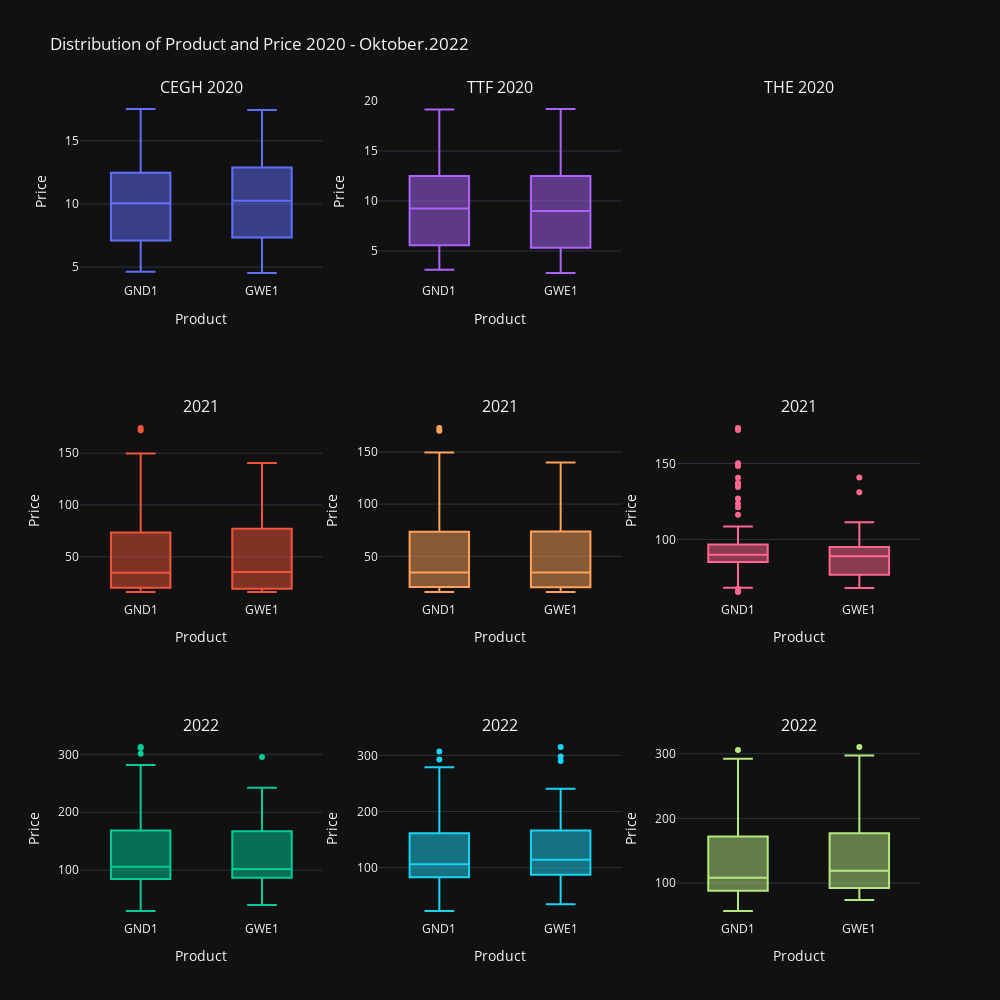

The notebook cell this image was saved under:
### Markdown cell above
The price range from 2020 to 2021 almost ten-folded and again doubeled in 2022. In 2021 THE opened so its not a surprise that prices fluctuated here.
Interestingly medians for 2021 and 2022 were in the lower side - suggesting a price increase for only some parts of the year. We must also consider weather different producttypes had differend spreads

### Code cell
fig = make_subplots(rows=3, cols=3,
                    #specs=[[{}, {}],
                    #[{"colspan": 1}, None]],
                    subplot_titles=("CEGH 2020","TTF 2020","THE 2020", "2021","2021","2021","2022","2022","2022"))

fig.add_trace(
    go.Box( x=cegh_2020['Product'],
            y=cegh_2020[['Open Price','High Price','Low Price','Last Price']].mean(axis= 1),
            ),
    row=1, col=1
)
fig.add_trace(
    go.Box( x=cegh_2021['Product'],
            y=cegh_2021[['Open Price','High Price','Low Price','Last Price']].mean(axis= 1),
            ),
    row=2, col=1
)
fig.add_trace(
    go.Box( x=cegh_2022['Product'],
            y=cegh_2022[['Open Price','High Price','Low Price','Last Price']].mean(axis= 1),
            ),
    row=3, col=1
)

fig.add_trace(
    go.Box( x=ttf_2020['Product'],
            y=ttf_2020[['Open Price','High Price','Low Price','Last Price']].mean(axis= 1),
            ),
    row=1, col=2
)
fig.add_trace(
    go.Box( x=ttf_2021['Product'],
            y=ttf_2021[['Open Price','High Price','Low Price','Last Price']].mean(axis= 1),
            ),
    row=2, col=2
)
fig.add_trace(
    go.Box( x=ttf_2022['Product'],
            y=ttf_2022[['Open Price','High Price','Low Price','Last Price']].mean(axis= 1),
            ),
    row=3, col=2
)


fig.add_trace(
    go.Box( x=the_2021['Product'],
            y=the_2021[['Open Price','High Price','Low Price','Last Price']].mean(axis= 1),
            ),
    row=2, col=3
)
fig.add_trace(
    go.Box( x=the_2022['Product'],
            y=the_2022[['Open Price','High Price','Low Price','Last Price']].mean(axis= 1),
            ),
    row=3, col=3
)
fig.update_layout(
    autosize=False,
    width=1000,
    height=1000,
    showlegend=False,
    title_text="Distribution of Product and Price 2020 - Oktober.2022")

#name the first axis
fig['layout']['yaxis']['title']='Price'
fig['layout']['xaxis']['title']='Product'
#name the others starting with 2
for i in range(2,10):
    fig['layout'][f'yaxis{i}']['title']='Price'
    fig['layout'][f'xaxis{i}']['title']='Product'
fig.show()

### Figure 1 — Plotly figure (JSON) as saved in the notebook; plotly's stock layout.template omitted (floating-point values rounded to 4 significant figures; data arrays with more than 128 entries replaced by an {"elided": "..."} marker saying what was removed)
{"data": [{"x": {"elided": "465 str values"}, "y": {"elided": "465 float values"}, "type": "box", "xaxis": "x", "yaxis": "y"}, {"x": {"elided": "439 str values"}, "y": {"elided": "439 float values"}, "type": "box", "xaxis": "x4", "yaxis": "y4"}, {"x": {"elided": "427 str values"}, "y": {"elided": "427 float values"}, "type": "box", "xaxis": "x7", "yaxis": "y7"}, {"x": {"elided": "463 str values"}, "y": {"elided": "463 float values"}, "type": "box", "xaxis": "x2", "yaxis": "y2"}, {"x": {"elided": "442 str values"}, "y": {"elided": "442 float values"}, "type": "box", "xaxis": "x5", "yaxis": "y5"}, {"x": {"elided": "457 str values"}, "y": {"elided": "457 float values"}, "type": "box", "xaxis": "x8", "yaxis": "y8"}, {"x": ["GND1", "GWE1", "GND1", "GWE1", "GND1", "GND1", "GND1", "GND1", "GND1", "GND1", "GWE1", "GND1", "GWE1", "GND1", "GND1", "GND1", "GND1", "GND1", "GND1", "GWE1", "GND1", "GWE1", "GND1", "GND1", "GND1", "GND1", "GND1", "GND1", "GWE1", "GND1", "GWE1", "GND1", "GND1", "GND1", "GND1", "GND1", "GND1", "GWE1", "GND1", "GWE1", "GND1", "GND1", "GND1", "GND1", "GND1", "GND1", "GWE1", "GND1", "GWE1", "GND1", "GND1", "GND1", "GND1", "GND1", "GND1", "GWE1", "GND1", "GWE1", "GND1", "GND1", "GND1", "GND1", "GND1", "GND1", "GWE1", "GND1", "GWE1", "GND1", "GND1", "GND1", "GND1", "GND1", "GND1", "GWE1", "GND1", "GWE1", "GND1", "GND1", "GND1", "GND1", "GND1", "GND1", "GWE1", "GND1", "GWE1", "GND1", "GND1", "GND1", "GND1", "GND1", "GND1", "GWE1", "GND1", "GWE1", "GND1", "GND1", "GND1", "GND1", "GND1", "GND1", "GWE1", "GND1", "GWE1", "GND1", "GND1", "GND1", "GND1", "GND1", "GND1", "GWE1", "GND1", "GWE1", "GND1", "GND1", "GND1", "GND1", "GND1", "GND1", "GWE1"], "y": [89.82, 95.0, 86.83, 86.2, 74.96, 81.24, 90.95, 108.5, 121.1, 100.1, null, 91.31, 88.52, 87.43, 90.23, 87.64, 86.15, 92.6, 99.33, 97.25, 92.61, 93.17, 89.91, 90.56, 91.03, 87.99, 89.34, 89.5, null, 88.99, 87.97, 90.86, 89.64, 90.21, 89.46, 86.18, 77.03, 76.75, 67.48, 68.06, 65.74, 65.41, 68.29, 68.49, 74.51, 74.89, 73.25, 72.66, 73.36, 71.8, 72.46, 78.59, 73.41, 68.19, 74.63, 71.65, 74.85, 75.51, 75.75, 75.65, 80.78, 89.6, 97.21, 92.4, 92.65, 87.5, 87.75, 84.22, 86.6, 86.31, 89.38, 92.95, 92.57, 94.1, 89.51, 89.49, 89.11, 89.54, 94.89, 94.29, 94.35, 93.2, null, 91.49, 90.93, 90.42, 89.9, 89.79, 96.54, 101.8, 102.0, null, 104.6, 105.2, 107.8, 107.6, 116.2, 123.7, 127.0, 136.1, null, 134.5, 131.0, 140.7, 150.1, 148.4, 173.3, 172.0, 137.2, 140.8, 104.6, 111.3, 87.32, 87.5, 94.62, 96.8, 94.31, 84.03, 84.27], "type": "box", "xaxis": "x6", "yaxis": "y6"}, {"x": {"elided": "366 str values"}, "y": {"elided": "366 float values"}, "type": "box", "xaxis": "x9", "yaxis": "y9"}], "layout": {"xaxis": {"anchor": "y", "domain": [0.0, 0.2889], "title": {"text": "Product"}}, "yaxis": {"anchor": "x", "domain": [0.7778, 1.0], "title": {"text": "Price"}}, "xaxis2": {"anchor": "y2", "domain": [0.3556, 0.6444], "title": {"text": "Product"}}, "yaxis2": {"anchor": "x2", "domain": [0.7778, 1.0], "title": {"text": "Price"}}, "xaxis3": {"anchor": "y3", "domain": [0.7111, 1.0], "title": {"text": "Product"}}, "yaxis3": {"anchor": "x3", "domain": [0.7778, 1.0], "title": {"text": "Price"}}, "xaxis4": {"anchor": "y4", "domain": [0.0, 0.2889], "title": {"text": "Product"}}, "yaxis4": {"anchor": "x4", "domain": [0.3889, 0.6111], "title": {"text": "Price"}}, "xaxis5": {"anchor": "y5", "domain": [0.3556, 0.6444], "title": {"text": "Product"}}, "yaxis5": {"anchor": "x5", "domain": [0.3889, 0.6111], "title": {"text": "Price"}}, "xaxis6": {"anchor": "y6", "domain": [0.7111, 1.0], "title": {"text": "Product"}}, "yaxis6": {"anchor": "x6", "domain": [0.3889, 0.6111], "title": {"text": "Price"}}, "xaxis7": {"anchor": "y7", "domain": [0.0, 0.2889], "title": {"text": "Product"}}, "yaxis7": {"anchor": "x7", "domain": [0.0, 0.2222], "title": {"text": "Price"}}, "xaxis8": {"anchor": "y8", "domain": [0.3556, 0.6444], "title": {"text": "Product"}}, "yaxis8": {"anchor": "x8", "domain": [0.0, 0.2222], "title": {"text": "Price"}}, "xaxis9": {"anchor": "y9", "domain": [0.7111, 1.0], "title": {"text": "Product"}}, "yaxis9": {"anchor": "x9", "domain": [0.0, 0.2222], "title": {"text": "Price"}}, "annotations": [{"font": {"size": 16}, "showarrow": false, "text": "CEGH 2020", "x": 0.1444, "xanchor": "center", "xref": "paper", "y": 1.0, "yanchor": "bottom", "yref": "paper"}, {"font": {"size": 16}, "showarrow": false, "text": "TTF 2020", "x": 0.5, "xanchor": "center", "xref": "paper", "y": 1.0, "yanchor": "bottom", "yref": "paper"}, {"font": {"size": 16}, "showarrow": false, "text": "THE 2020", "x": 0.8556, "xanchor": "center", "xref": "paper", "y": 1.0, "yanchor": "bottom", "yref": "paper"}, {"font": {"size": 16}, "showarrow": false, "text": "2021", "x": 0.1444, "xanchor": "center", "xref": "paper", "y": 0.6111, "yanchor": "bottom", "yref": "paper"}, {"font": {"size": 16}, "showarrow": false, "text": "2021", "x": 0.5, "xanchor": "center", "xref": "paper", "y": 0.6111, "yanchor": "bottom", "yref": "paper"}, {"font": {"size": 16}, "showarrow": false, "text": "2021", "x": 0.8556, "xanchor": "center", "xref": "paper", "y": 0.6111, "yanchor": "bottom", "yref": "paper"}, {"font": {"size": 16}, "showarrow": false, "text": "2022", "x": 0.1444, "xanchor": "center", "xref": "paper", "y": 0.2222, "yanchor": "bottom", "yref": "paper"}, {"font": {"size": 16}, "showarrow": false, "text": "2022", "x": 0.5, "xanchor": "center", "xref": "paper", "y": 0.2222, "yanchor": "bottom", "yref": "paper"}, {"font": {"size": 16}, "showarrow": false, "text": "2022", "x": 0.8556, "xanchor": "center", "xref": "paper", "y": 0.2222, "yanchor": "bottom", "yref": "paper"}], "title": {"text": "Distribution of Product and Price 2020 - Oktober.2022"}, "autosize": false, "width": 1000, "height": 1000, "showlegend": false}}
